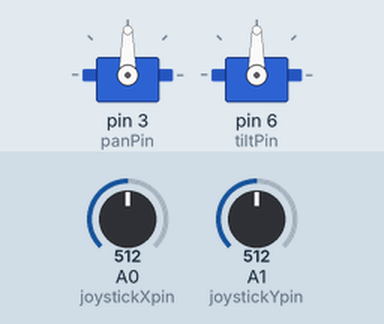
The sketch below on a simulated Arduino Uno, built with avr-gcc and run on an emulated ATmega328P. Parts: 2 × servo. The inputs (shaded band) are chosen by the test bench; at power-on: A0 (joystickXpin) = 512, A1 (joystickYpin) = 512.

Above: at 1.2 s.
1.3 s: A0 (joystickXpin) set to 716
At 2.5 s:
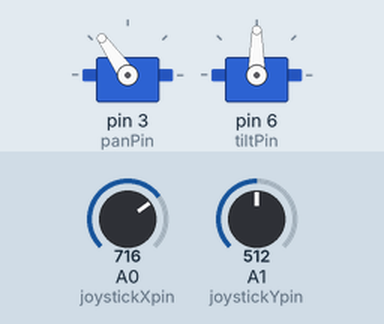
2.8 s: A1 (joystickYpin) set to 716
At 3.6 s:
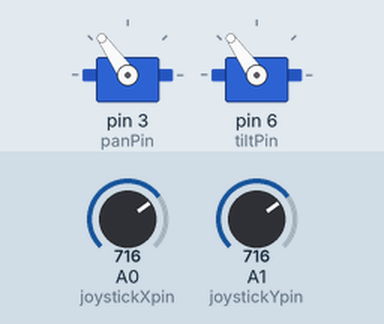
4.3 s: A0 (joystickXpin) set to 900
At 4.6 s:
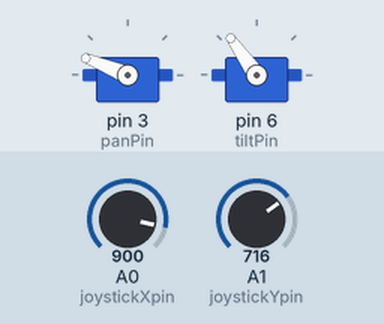
5.8 s: A1 (joystickYpin) set to 900
At 7.0 s:
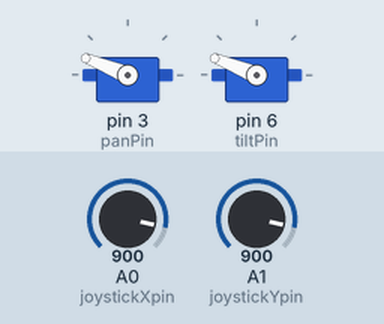
7.3 s: A0 (joystickXpin) set to 1023
At 8.2 s:
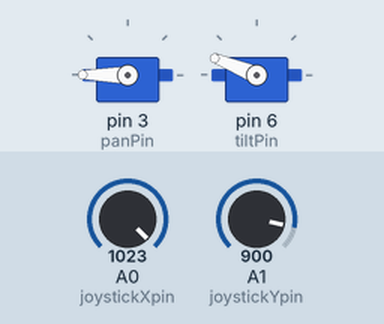
8.8 s: A1 (joystickYpin) set to 1023
At 9.3 s:
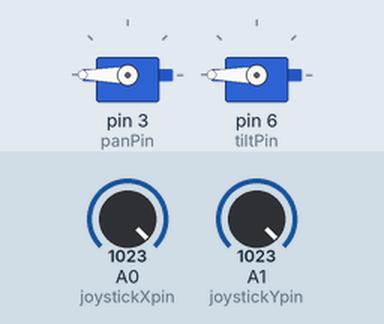
Timing chart, 0 to 11.3 s (numbered marks = the images above; inputs shaded):
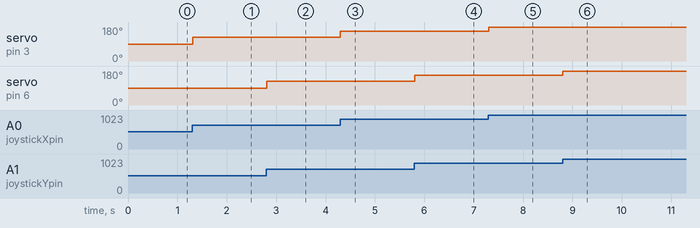

The sketch:

joystick_servo.ino
```cpp
#include <Servo.h>

// hook up the thumbstick to analog input pins: A0 and A1
byte joystickXpin = A0;
byte joystickYpin = A1;

// the pins to control our servos
byte panPin = 3;
byte tiltPin = 6;

// the position of the joystick
int joystickXval = 0;
int joystickYval = 0;

// servo position (in degrees)
byte panPos = 0;
byte tiltPos = 0;

// instantiate our servo objects
Servo servoPan;
Servo servoTilt;

void setup() {
  Serial.begin(9600);

  // attach the servos to their pins
  servoPan.attach(panPin);
  servoTilt.attach(tiltPin);
}

void loop() {

  // get the joystick position
  joystickXval = analogRead(joystickXpin);
  joystickYval = analogRead(joystickYpin);

  // convert joystick into servo position
  // this converst values from the input
  // range [0-1023] to the range [0-180]
  panPos = map(joystickXval, 0, 1023, 0, 180);
  tiltPos = map(joystickYval, 0, 1023, 0, 180);

  // set servo position
  servoPan.write(panPos);
  servoTilt.write(tiltPos);

  delay(10); // for stability
}
```

Measured:
- after the input at 1.3 s, servo on pin 3 (panPin): 90° → 125° at once
- after the input at 2.8 s, servo on pin 6 (tiltPin): 90° → 125° at once
- after the input at 4.3 s, servo on pin 3 (panPin): 125° → 158° at once
- after the input at 5.8 s, servo on pin 6 (tiltPin): 125° → 158° at once
- after the input at 7.3 s, servo on pin 3 (panPin): 158° → 180° at once
- after the input at 8.8 s, servo on pin 6 (tiltPin): 158° → 180° at once
